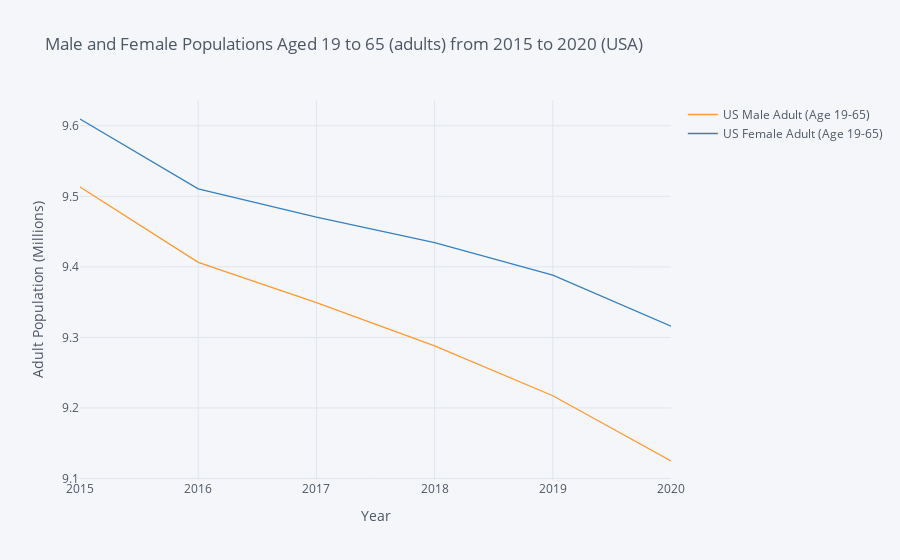

Notebook code cell kept with this figure:
### Markdown cell above
### **_<u>Visualization II: Male and Female Populations Aged 19 to 65 (adults) from 2015 to 2020 (USA)_**

### Code cell
cf.go_offline()
df_1 = pd.DataFrame({"Year": year_list, "US Male Adult (Age 19-65)": MA_adult_list, 'US Female Adult (Age 19-65)': FE_adult_list})
df_1.set_index('Year', inplace=True)
df_1['US Male Adult (Age 19-65)'] = df_1['US Male Adult (Age 19-65)'] / 10000000
df_1['US Female Adult (Age 19-65)'] = df_1['US Female Adult (Age 19-65)'] / 10000000
df_1.iplot(title = 'Male and Female Populations Aged 19 to 65 (adults) from 2015 to 2020 (USA)', xTitle = 'Year', yTitle = 'Adult Population (Millions)')

### Figure 1 — Plotly figure (JSON) as saved in the notebook; plotly's stock layout.template omitted (floating-point values rounded to 4 significant figures)
{"data": [{"line": {"color": "rgba(255, 153, 51, 1.0)", "dash": "solid", "shape": "linear", "width": 1.3}, "mode": "lines", "name": "US Male Adult (Age 19-65)", "text": "", "type": "scatter", "x": [2015, 2016, 2017, 2018, 2019, 2020], "y": [9.513, 9.406, 9.349, 9.288, 9.217, 9.125]}, {"line": {"color": "rgba(55, 128, 191, 1.0)", "dash": "solid", "shape": "linear", "width": 1.3}, "mode": "lines", "name": "US Female Adult (Age 19-65)", "text": "", "type": "scatter", "x": [2015, 2016, 2017, 2018, 2019, 2020], "y": [9.61, 9.51, 9.47, 9.434, 9.388, 9.316]}], "layout": {"legend": {"bgcolor": "#F5F6F9", "font": {"color": "#4D5663"}}, "paper_bgcolor": "#F5F6F9", "plot_bgcolor": "#F5F6F9", "title": {"font": {"color": "#4D5663"}, "text": "Male and Female Populations Aged 19 to 65 (adults) from 2015 to 2020 (USA)"}, "xaxis": {"gridcolor": "#E1E5ED", "showgrid": true, "tickfont": {"color": "#4D5663"}, "title": {"font": {"color": "#4D5663"}, "text": "Year"}, "zerolinecolor": "#E1E5ED"}, "yaxis": {"gridcolor": "#E1E5ED", "showgrid": true, "tickfont": {"color": "#4D5663"}, "title": {"font": {"color": "#4D5663"}, "text": "Adult Population (Millions)"}, "zerolinecolor": "#E1E5ED"}}}
